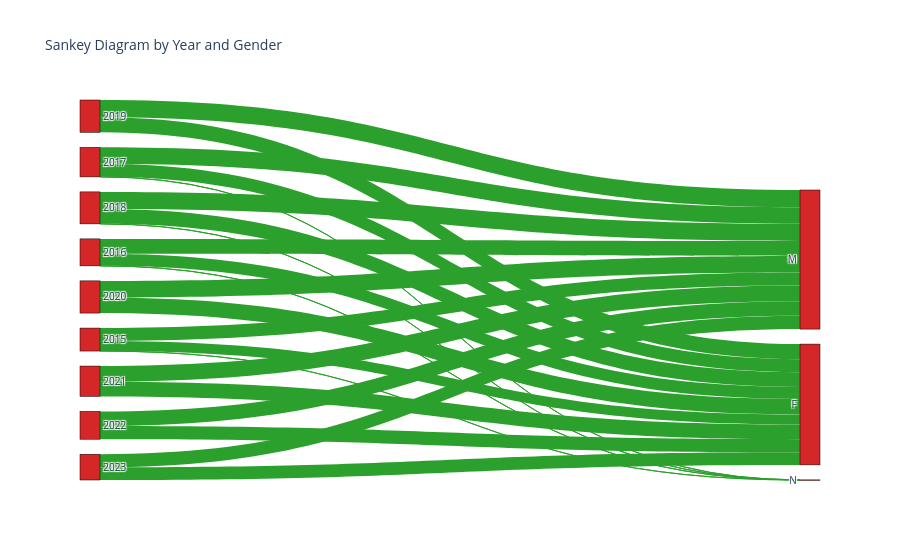

Source (notebook cell):
### Code cell
# Grouping by 'YEAR' and 'GENDER'
san_year_gender = csv_norm_2015_2023_ii.groupby(['YEAR', 'GENDER'])['ID'].count().reset_index()
san_year_gender = san_year_gender.rename(columns={'YEAR': 'source', 'GENDER': 'target', 'ID': 'value'})

# Unique values that contain unique values of source and target values
unique_source_target_year_gender = list(pd.unique(san_year_gender[['source', 'target']].values.ravel("K")))

# Dictionary to map
mapping_dict_year_gender = {k: v for v, k in enumerate(unique_source_target_year_gender)}

# Mapping source and target
san_year_gender['source'] = san_year_gender["source"].map(mapping_dict_year_gender)
san_year_gender['target'] = san_year_gender["target"].map(mapping_dict_year_gender)

# Converting to dictionary
link_dict_year_gender = san_year_gender.to_dict(orient="list")

# Creating the Sankey diagram
fig_year_gender = go.Figure(data=[go.Sankey(
    node=dict(
        pad=15,
        thickness=20,
        line=dict(color="black", width=0.5),
        label=unique_source_target_year_gender,
        color=node_colors
    ),
    link=dict(
        source=link_dict_year_gender["source"],
        target=link_dict_year_gender["target"],
        value=link_dict_year_gender["value"],
        color=link_colors
    )
)])

# Adding title
fig_year_gender.update_layout(title_text="Sankey Diagram by Year and Gender", font_size=10)

# Display the Sankey diagram
fig_year_gender.show()

### Figure 1 — Plotly figure (JSON) as saved in the notebook; plotly's stock layout.template omitted (floating-point values rounded to 4 significant figures)
{"data": [{"link": {"color": ["#2ca02c", "#2ca02c", "#2ca02c", "#2ca02c", "#2ca02c", "#2ca02c", "#2ca02c", "#2ca02c", "#2ca02c", "#2ca02c", "#2ca02c", "#2ca02c", "#2ca02c", "#2ca02c", "#2ca02c", "#2ca02c", "#2ca02c", "#2ca02c", "#2ca02c", "#2ca02c", "#2ca02c", "#2ca02c", "#2ca02c", "#2ca02c", "#2ca02c", "#2ca02c", "#2ca02c", "#2ca02c", "#2ca02c", "#2ca02c", "#2ca02c", "#2ca02c", "#2ca02c", "#2ca02c", "#2ca02c", "#2ca02c", "#2ca02c", "#2ca02c", "#2ca02c", "#2ca02c", "#2ca02c", "#2ca02c", "#2ca02c", "#2ca02c", "#2ca02c", "#2ca02c", "#2ca02c", "#2ca02c", "#2ca02c", "#2ca02c", "#2ca02c", "#2ca02c", "#2ca02c", "#2ca02c", "#2ca02c", "#2ca02c"], "source": [0, 0, 0, 1, 1, 1, 2, 2, 2, 3, 3, 3, 4, 4, 5, 5, 6, 6, 7, 7, 8, 8], "target": [9, 10, 11, 9, 10, 11, 9, 10, 11, 9, 10, 11, 9, 10, 9, 10, 9, 10, 9, 10, 9, 10], "value": [325, 421, 1, 390, 486, 1, 424, 535, 1, 480, 559, 1, 489, 562, 504, 542, 478, 508, 427, 477, 408, 430]}, "node": {"color": ["#d62728", "#d62728", "#d62728", "#d62728", "#d62728", "#d62728", "#d62728", "#d62728", "#d62728", "#d62728", "#d62728", "#d62728", "#d62728", "#d62728", "#d62728", "#d62728", "#d62728", "#d62728", "#d62728", "#d62728", "#d62728", "#d62728", "#d62728", "#d62728", "#d62728", "#d62728", "#d62728"], "label": [2015, 2016, 2017, 2018, 2019, 2020, 2021, 2022, 2023, "F", "M", "N"], "line": {"color": "black", "width": 0.5}, "pad": 15, "thickness": 20}, "type": "sankey"}], "layout": {"font": {"size": 10}, "title": {"text": "Sankey Diagram by Year and Gender"}}}
